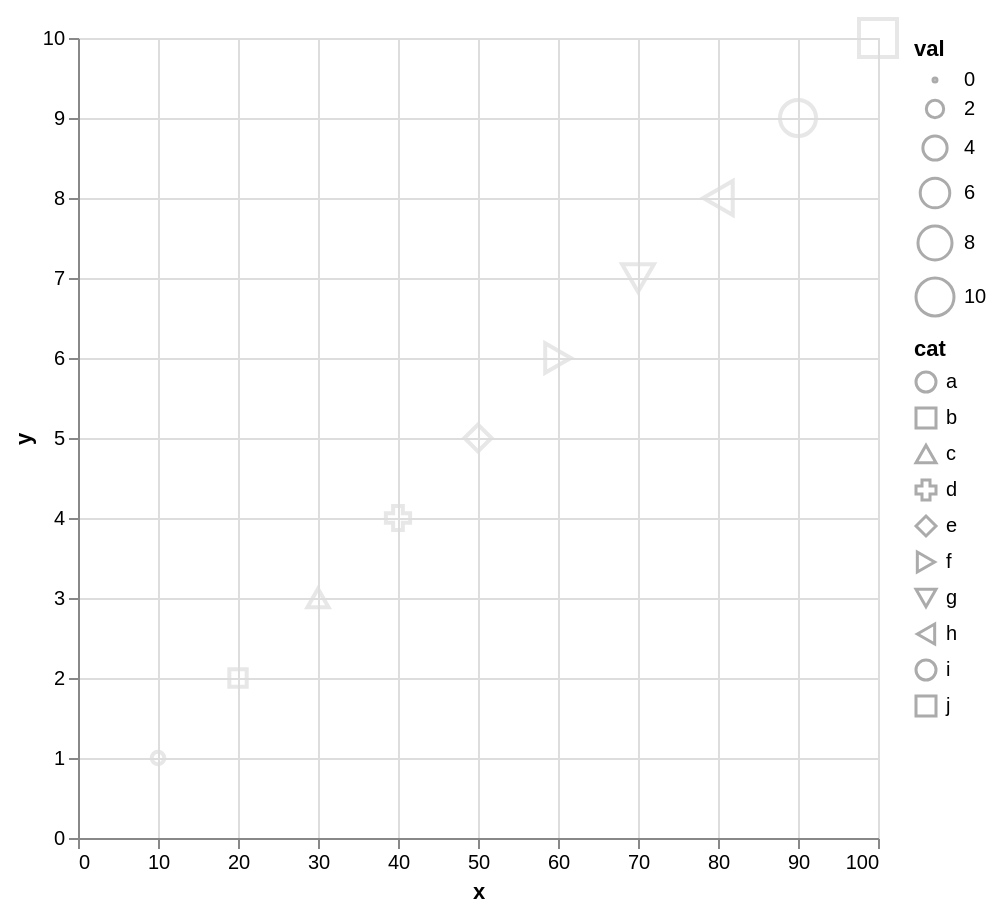

Vega-Lite specification for this chart:
### Vega-Lite specification from a JSON file in a GitHub repository (floating-point values rounded to 4 significant figures)
{"$schema": "https://vega.github.io/schema/vega-lite/v5.json", "data": {"values": [{"cat": "a", "val": 1, "x": 10, "y": 1}, {"cat": "b", "val": 2, "x": 20, "y": 2}, {"cat": "c", "val": 3, "x": 30, "y": 3}, {"cat": "d", "val": 4, "x": 40, "y": 4}, {"cat": "e", "val": 5, "x": 50, "y": 5}, {"cat": "f", "val": 6, "x": 60, "y": 6}, {"cat": "g", "val": 7, "x": 70, "y": 7}, {"cat": "h", "val": 8, "x": 80, "y": 8}, {"cat": "i", "val": 9, "x": 90, "y": 9}, {"cat": "j", "val": 10, "x": 100, "y": 10}]}, "encoding": {"color": {"field": "val", "scale": null, "type": "ordinal"}, "shape": {"field": "cat", "type": "nominal"}, "size": {"field": "val", "type": "quantitative"}, "x": {"field": "x", "type": "quantitative"}, "y": {"field": "y", "type": "quantitative"}}, "height": 400, "mark": "point", "width": 400}
